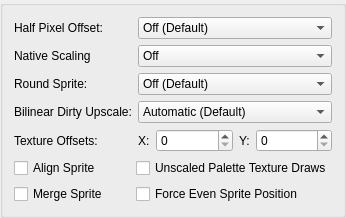
     <widget class="QGroupBox" name="upscalingFixesTab">
      <attribute name="title">
       <string>Upscaling Fixes</string>
      </attribute>
      <layout class="QFormLayout" name="upscalingFixesLayout">
       <item row="0" column="0">
        <widget class="QLabel" name="halfPixelOffsetLabel">
         <property name="text">
          <string>Half Pixel Offset:</string>
         </property>
        </widget>
       </item>
       <item row="0" column="1">
        <widget class="QComboBox" name="halfPixelOffset">
         <item>
          <property name="text">
           <string>Off (Default)</string>
          </property>
         </item>
         <item>
          <property name="text">
           <string>Normal (Vertex)</string>
          </property>
         </item>
         <item>
          <property name="text">
           <string>Special (Texture)</string>
          </property>
         </item>
         <item>
          <property name="text">
           <string>Special (Texture - Aggressive)</string>
          </property>
         </item>
         <item>
          <property name="text">
           <string>Align To Native</string>
          </property>
         </item>
        </widget>
       </item>
       <item row="1" column="0">
        <widget class="QLabel" name="nativeScalingLabel">
         <property name="text">
          <string>Native Scaling</string>
         </property>
        </widget>
       </item>
       <item row="1" column="1">
        <widget class="QComboBox" name="nativeScaling">
         <item>
          <property name="text">
           <string>Off</string>
          </property>
         </item>
         <item>
          <property name="text">
           <string>Normal</string>
          </property>
         </item>
         <item>
          <property name="text">
           <string>Aggressive</string>
          </property>
         </item>
        </widget>
       </item>
       <item row="2" column="0">
        <widget class="QLabel" name="roundSpriteLabel">
         <property name="text">
          <string>Round Sprite:</string>
         </property>
        </widget>
       </item>
       <item row="2" column="1">
        <widget class="QComboBox" name="roundSprite">
         <item>
          <property name="text">
           <string>Off (Default)</string>
          </property>
         </item>
         <item>
          <property name="text">
           <string>Half</string>
          </property>
         </item>
         <item>
          <property name="text">
           <string>Full</string>
          </property>
         </item>
        </widget>
       </item>
       <item row="3" column="0">
        <widget class="QLabel" name="bilinearHackLabel">
         <property name="text">
          <string>Bilinear Dirty Upscale:</string>
         </property>
        </widget>
       </item>
       <item row="3" column="1">
        <widget class="QComboBox" name="bilinearHack">
         <item>
          <property name="text">
           <string>Automatic (Default)</string>
          </property>
         </item>
         <item>
          <property name="text">
           <string>Force Bilinear</string>
          </property>
         </item>
         <item>
          <property name="text">
           <string>Force Nearest</string>
          </property>
         </item>
        </widget>
       </item>
       <item row="4" column="0">
        <widget class="QLabel" name="textureOffsetLabel">
         <property name="text">
          <string>Texture Offsets:</string>
         </property>
        </widget>
       </item>
       <item row="4" column="1">
        <layout class="QHBoxLayout" name="textureOffsetLayout" stretch="0,1,0,1">
         <item>
          <widget class="QLabel" name="textureOffsetXLabel">
           <property name="text">
            <string>X:</string>
           </property>
          </widget>
         </item>
         <item>
          <widget class="QSpinBox" name="textureOffsetX">
           <property name="maximum">
            <number>1000</number>
           </property>
          </widget>
         </item>
         <item>
          <widget class="QLabel" name="textureOffsetYLabel">
           <property name="text">
            <string>Y:</string>
           </property>
          </widget>
         </item>
         <item>
          <widget class="QSpinBox" name="textureOffsetY">
           <property name="maximum">
            <number>1000</number>
           </property>
          </widget>
         </item>
        </layout>
       </item>
       <item row="5" column="0" colspan="2">
        <layout class="QGridLayout" name="upscalingFixesLayout_2">
         <item row="0" column="0">
          <widget class="QCheckBox" name="alignSprite">
           <property name="text">
            <string>Align Sprite</string>
           </property>
          </widget>
         </item>
         <item row="0" column="1">
          <widget class="QCheckBox" name="nativePaletteDraw">
           <property name="text">
            <string>Unscaled Palette Texture Draws</string>
           </property>
          </widget>
         </item>
         <item row="1" column="0">
          <widget class="QCheckBox" name="mergeSprite">
           <property name="text">
            <string>Merge Sprite</string>
           </property>
          </widget>
         </item>
         <item row="1" column="1">
          <widget class="QCheckBox" name="forceEvenSpritePosition">
           <property name="text">
            <string>Force Even Sprite Position</string>
           </property>
          </widget>
         </item>
        </layout>
       </item>
      </layout>
     </widget>
